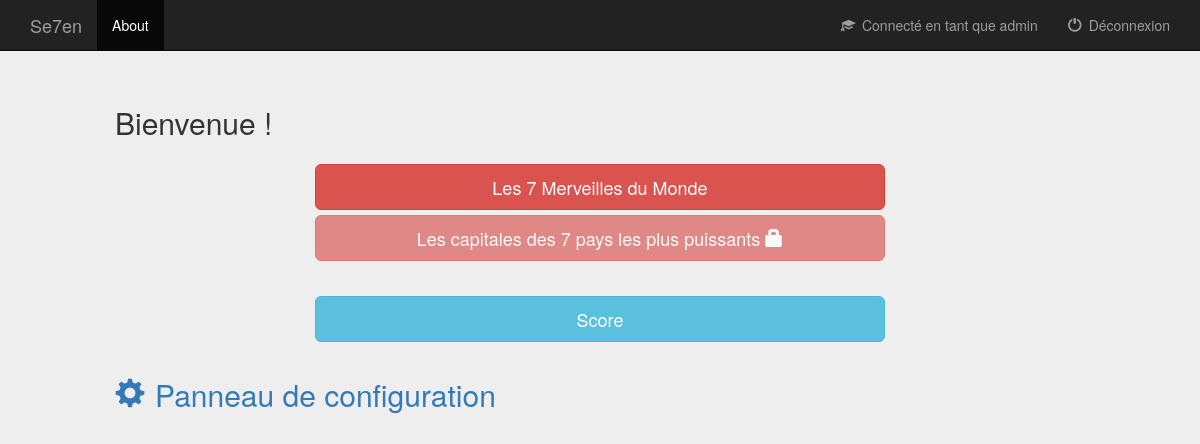
Page /main/menu_principal.php (signed in) on the committed database.
### tables this page shows
CREATE TABLE `questionnaires` (
  `idQuestionnaire` smallint(6) NOT NULL,
  `nomQuestionnaire` tinytext NOT NULL,
  `statut` varchar(50)

);

### main/menu_principal.php (the view, shortened to what this page needs)
<?php
    require ('header.php');
    require('../database_auth.php');
?>
    <div class="col-lg-offset-1 col-md-offset-1 col-sm-offset-1 col-lg-11 col-md-11 col-sm-11"> <h2>Bienvenue !</h2> </div>
    <?php
    $req=$bd->prepare('select * from Questionnaires');
    $req->execute();
    $req2=$bd->prepare('select progression from users where login=:l');
    $req2->bindvalue(':l',@$_SESSION['login']);
    $req2->execute();
    $tab2 = $req2->fetch(PDO::FETCH_ASSOC);
    if(!isset($_SESSION['login'])){
      echo '<div class="col-lg-offset-3 col-lg-6 col-lg-offset-3 col-md-offset-3 col-md-6 col-md-offset-3 col-sm-offset-3 col-sm-6 col-sm-offset-3 container_questionnaire" style="text-align: center;">';
      echo "<button class='btn btn-lg btn-danger btn-block questionnaire_form_submitter' id='buttonQuestionnaire1'>Les 7 merveilles du monde</button>";
      echo "<form method='POST' action='jeuLeaflet.php' id='formQuestionnaire1'>";
      echo "<input type='hidden' name='idQuestionnaire' value='1'>";
      echo "<input type='hidden' name='nomQuestionnaire' value='Les 7 merveilles du monde'>";
      echo "</form>";
      echo "</div>";
      echo '<div class="col-lg-12 col-md-12 col-sm-12" id="message_invite"> Vous êtes connecté en tant qu’invité.' . '</br>' . 'Pour avoir accès à tout les questionnaires proposés, inscrivez-vous ou connectez-vous.
      </div>';
    }
    else{
      echo '<div class="col-lg-offset-3 col-lg-6 col-lg-offset-3 col-md-offset-3 col-md-6 col-md-offset-3 col-sm-offset-3 col-sm-6 col-sm-offset-3 container_questionnaire" style="text-align: center;">';
        while($tab = $req->fetch(PDO::FETCH_ASSOC)){
          if($tab2['progression'] < $tab['idQuestionnaire'])
          {
            echo "<button disabled='disabled' class='btn btn-lg btn-danger btn-block questionnaire_form_submitter' id='buttonQuestionnaire" . $tab['idQuestionnaire'] . "'>". $tab['nomQuestionnaire'] . " <span class='glyphicon glyphicon-lock'></span</button>";
          }
          else
          {
            if($tab['statut'] == 'desactive'){
              echo "<button disabled='disabled' class='btn btn-lg btn-danger btn-block questionnaire_form_submitter' id='buttonQuestionnaire" . $tab['idQuestionnaire'] . "'>". $tab['nomQuestionnaire'] . " <span class='glyphicon glyphicon-lock'></span</button>";
            }
            else{
              echo "<button class='btn btn-lg btn-danger btn-block questionnaire_form_submitter' id='buttonQuestionnaire" . $tab['idQuestionnaire'] . "'>" . $tab['nomQuestionnaire'] . "</button>";
            }
          }
        }
      echo "</div>";
      echo '
        <div class="col-lg-offset-3 col-lg-6 col-lg-offset-3 col-md-offset-3 col-md-6 col-md-offset-3 col-sm-offset-3 col-sm-6 col-sm-offset-3" style="text-align: center;">
          <a href="score.php" style="color: white; text-decoration:none">
            <button class="btn btn-lg btn-info btn-block">Score</button>
          </a>
        </div>
        ';
   }
    if(isset($_SESSION['statut']) && $_SESSION['statut']==="admin")
      echo '<div id="panneau_config_link" class="col-lg-offset-1 col-lg-11 col-md-offset-1 col-md-11 col-sm-offset-1 col-sm-11">
        <a href="administration.php"><h2><span class="glyphicon glyphicon-cog"></span>Panneau de configuration</h2></a>
      </div>'
    ?>
</body>
</html>

### main/css/header.css (style rules this page uses)
body { padding-bottom: 40px; background-color: #eee; }

### main/css/menu_principal.css (style rules this page uses)
.glyphicon-cog { margin-right: 10px; }
#panneau_config_link { margin-top: 15px; }
.container_questionnaire { margin-top: 15px; }
.btn-danger { margin-bottom: 5px; }
.btn-info { margin-top: 30px; }

### rows in the picture
questionnaires: nomQuestionnaire "Les 7 Merveilles du Monde"
questionnaires: nomQuestionnaire "Les capitales des 7 pays les plus puissants"

### other values in the picture
$_SESSION['login'] "admin"
